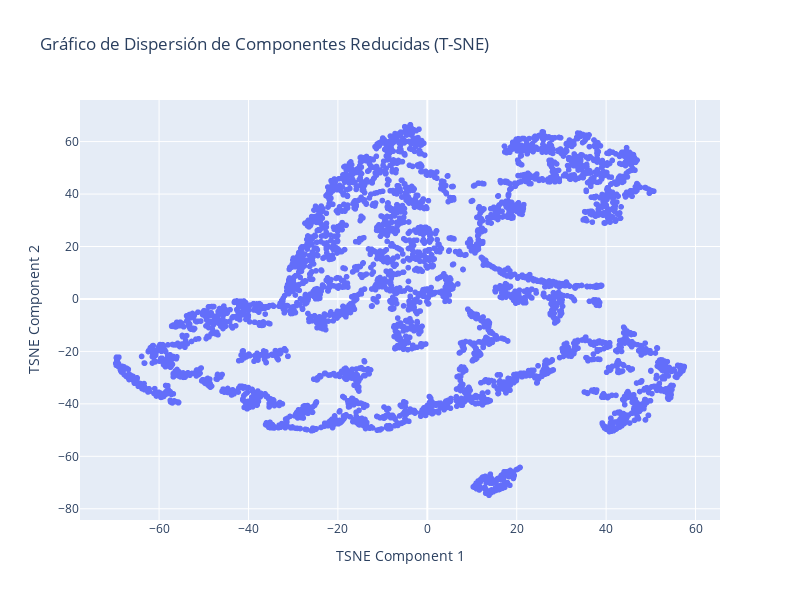

Here is the notebook cell this chart was saved with:
### Code cell
# Ajustar el pipeline a los datos
reduced_features = pipeline.fit_transform(df_retail)

# Crear un DataFrame con las componentes reducidas
reduced_df = pd.DataFrame(data=reduced_features, columns=["Component 1", "Component 2"])

fig = px.scatter(
    reduced_df, x="Component 1", y="Component 2",
    title="Gráfico de Dispersión de Componentes Reducidas (T-SNE)",
    labels={'Component 1': 'TSNE Component 1', 'Component 2': 'TSNE Component 2'},
    width=800, height=600
)

fig.show()

### Figure 1 — Plotly figure (JSON) as saved in the notebook; plotly's stock layout.template omitted (floating-point values rounded to 4 significant figures; data arrays with more than 128 entries replaced by an {"elided": "..."} marker saying what was removed)
{"data": [{"hovertemplate": "TSNE Component 1=%{x}<br>TSNE Component 2=%{y}<extra></extra>", "legendgroup": "", "marker": {"color": "#636efa", "symbol": "circle"}, "mode": "markers", "name": "", "showlegend": false, "type": "scattergl", "x": {"elided": "4314 float values"}, "xaxis": "x", "y": {"elided": "4314 float values"}, "yaxis": "y"}], "layout": {"height": 600, "legend": {"tracegroupgap": 0}, "title": {"text": "Gráfico de Dispersión de Componentes Reducidas (T-SNE)"}, "width": 800, "xaxis": {"anchor": "y", "domain": [0, 1], "title": {"text": "TSNE Component 1"}}, "yaxis": {"anchor": "x", "domain": [0, 1], "title": {"text": "TSNE Component 2"}}}}
